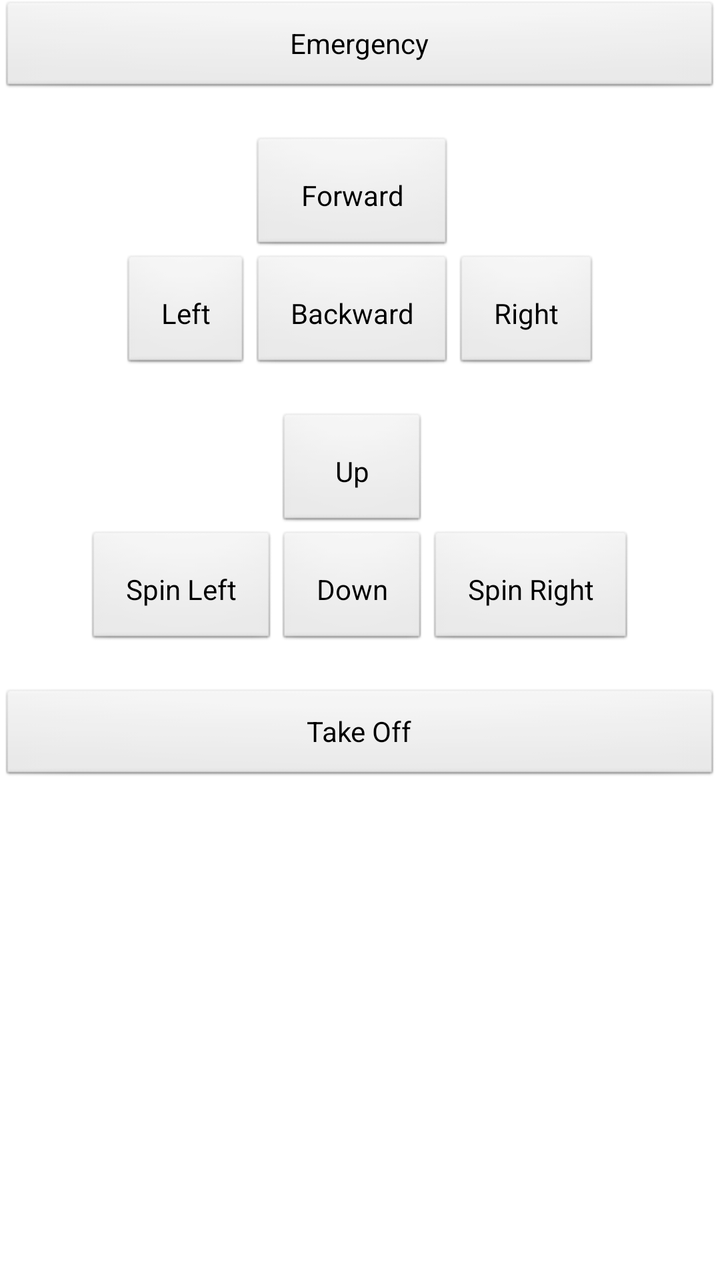
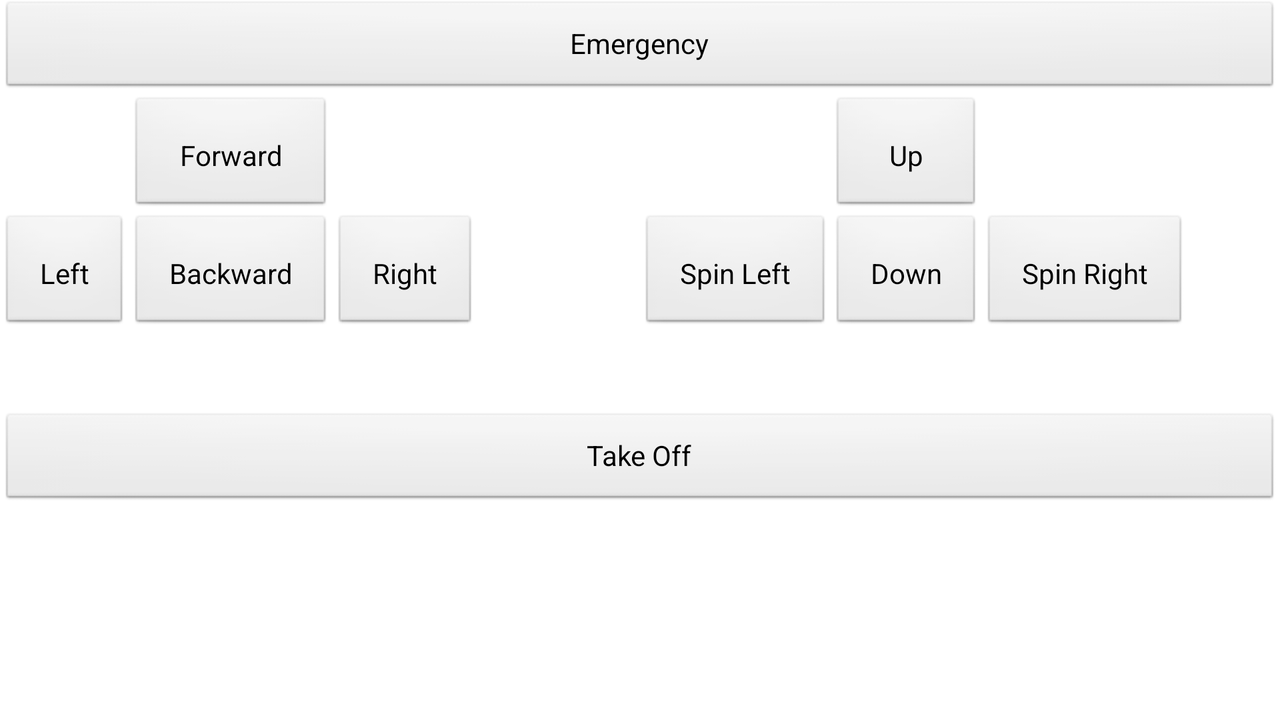

Compare how this app lays out the same screen by default and in its alternative resource folder. The renders come first, then the two layout files and the values they reference.
<!-- AndroidManifest.xml: application theme AppTheme -->
<!-- res/layout/activity_control.xml -->
<LinearLayout xmlns:android="http://schemas.android.com/apk/res/android"
    xmlns:tools="http://schemas.android.com/tools"
    android:layout_width="fill_parent"
    android:layout_height="match_parent"
    android:orientation="vertical" >

    <Button
        android:id="@+id/cmd_emergency"
        android:layout_width="fill_parent"
        android:layout_height="wrap_content"
        android:text="Emergency" />

    <TableLayout
        android:layout_width="wrap_content"
        android:layout_height="wrap_content"
        android:layout_gravity="center_horizontal"
        android:layout_marginTop="20dip" >

        <TableRow
            android:layout_width="wrap_content"
            android:layout_height="wrap_content" >

            <Button
                android:id="@+id/cmd_forward"
                android:layout_width="wrap_content"
                android:layout_height="wrap_content"
                android:layout_column="1"
                android:padding="20dip"
                android:text="Forward" />
        </TableRow>

        <TableRow
            android:layout_width="wrap_content"
            android:layout_height="wrap_content" >

            <Button
                android:id="@+id/cmd_left"
                android:layout_width="wrap_content"
                android:layout_height="wrap_content"
                android:padding="20dip"
                android:text="Left" />

            <Button
                android:id="@+id/cmd_backward"
                android:layout_width="wrap_content"
                android:layout_height="wrap_content"
                android:padding="20dip"
                android:text="Backward" />

            <Button
                android:id="@+id/cmd_right"
                android:layout_width="wrap_content"
                android:layout_height="wrap_content"
                android:padding="20dip"
                android:text="Right" />
        </TableRow>
    </TableLayout>

    <TableLayout
        android:layout_width="wrap_content"
        android:layout_height="wrap_content"
        android:layout_gravity="center_horizontal"
        android:layout_marginTop="20dip" >

        <TableRow
            android:layout_width="wrap_content"
            android:layout_height="wrap_content" >

            <Button
                android:id="@+id/cmd_up"
                android:layout_width="wrap_content"
                android:layout_height="wrap_content"
                android:layout_column="1"
                android:padding="20dip"
                android:text="Up" />
        </TableRow>

        <TableRow
            android:layout_width="wrap_content"
            android:layout_height="wrap_content" >

            <Button
                android:id="@+id/cmd_spin_left"
                android:layout_width="wrap_content"
                android:layout_height="wrap_content"
                android:padding="20dip"
                android:text="Spin Left" />

            <Button
                android:id="@+id/cmd_down"
                android:layout_width="wrap_content"
                android:layout_height="wrap_content"
                android:padding="20dip"
                android:text="Down" />

            <Button
                android:id="@+id/cmd_spin_right"
                android:layout_width="wrap_content"
                android:layout_height="wrap_content"
                android:padding="20dip"
                android:text="Spin Right" />
        </TableRow>
    </TableLayout>

    <Button
        android:id="@+id/cmd_landing"
        android:layout_width="fill_parent"
        android:layout_height="wrap_content"
        android:layout_marginTop="20dip"
        android:text="Take Off" />

</LinearLayout>
<!-- resources referenced by this layout -->
<resources>
  <style name="AppTheme" parent="android:Theme.Light">
          <item name="android:windowActionBar">true</item>
      </style>
</resources>
<!-- res/layout-land/activity_control.xml (the repository's variant of the layout above) -->
<!-- drawn on the phone turned sideways -->
<LinearLayout xmlns:android="http://schemas.android.com/apk/res/android"
    xmlns:tools="http://schemas.android.com/tools"
    android:layout_width="fill_parent"
    android:layout_height="match_parent"
    android:orientation="vertical" >

    <Button
        android:id="@+id/cmd_emergency"
        android:layout_width="fill_parent"
        android:layout_height="wrap_content"
        android:text="Emergency" />

    <LinearLayout
        android:layout_width="fill_parent"
        android:layout_height="wrap_content"
        android:orientation="horizontal" >

        <TableLayout
            android:layout_width="fill_parent"
            android:layout_height="wrap_content"
            android:layout_gravity="left"
            android:layout_weight="0.5"
            android:layout_marginTop="20dip" >

            <TableRow
                android:layout_width="wrap_content"
                android:layout_height="wrap_content" >

                <Button
                    android:id="@+id/cmd_forward"
                    android:layout_width="wrap_content"
                    android:layout_height="wrap_content"
                    android:layout_column="1"
                    android:padding="20dip"
                    android:text="Forward" />
            </TableRow>

            <TableRow
                android:layout_width="wrap_content"
                android:layout_height="wrap_content" >

                <Button
                    android:id="@+id/cmd_left"
                    android:layout_width="wrap_content"
                    android:layout_height="wrap_content"
                    android:padding="20dip"
                    android:text="Left" />

                <Button
                    android:id="@+id/cmd_backward"
                    android:layout_width="wrap_content"
                    android:layout_height="wrap_content"
                    android:padding="20dip"
                    android:text="Backward" />

                <Button
                    android:id="@+id/cmd_right"
                    android:layout_width="wrap_content"
                    android:layout_height="wrap_content"
                    android:padding="20dip"
                    android:text="Right" />
            </TableRow>
        </TableLayout>

        <TableLayout
            android:layout_width="fill_parent"
            android:layout_weight="0.5"
            android:layout_height="wrap_content"
            android:layout_gravity="right"
            android:layout_marginTop="20dip" >

            <TableRow
                android:layout_width="wrap_content"
                android:layout_height="wrap_content" >

                <Button
                    android:id="@+id/cmd_up"
                    android:layout_width="wrap_content"
                    android:layout_height="wrap_content"
                    android:layout_column="1"
                    android:padding="20dip"
                    android:text="Up" />
            </TableRow>

            <TableRow
                android:layout_width="wrap_content"
                android:layout_height="wrap_content" >

                <Button
                    android:id="@+id/cmd_spin_left"
                    android:layout_width="wrap_content"
                    android:layout_height="wrap_content"
                    android:padding="20dip"
                    android:text="Spin Left" />

                <Button
                    android:id="@+id/cmd_down"
                    android:layout_width="wrap_content"
                    android:layout_height="wrap_content"
                    android:padding="20dip"
                    android:text="Down" />

                <Button
                    android:id="@+id/cmd_spin_right"
                    android:layout_width="wrap_content"
                    android:layout_height="wrap_content"
                    android:padding="20dip"
                    android:text="Spin Right" />
            </TableRow>
        </TableLayout>
    </LinearLayout>

    <Button
        android:id="@+id/cmd_landing"
        android:layout_width="fill_parent"
        android:layout_height="wrap_content"
        android:layout_marginTop="20dip"
        android:text="Take Off" />

</LinearLayout>
